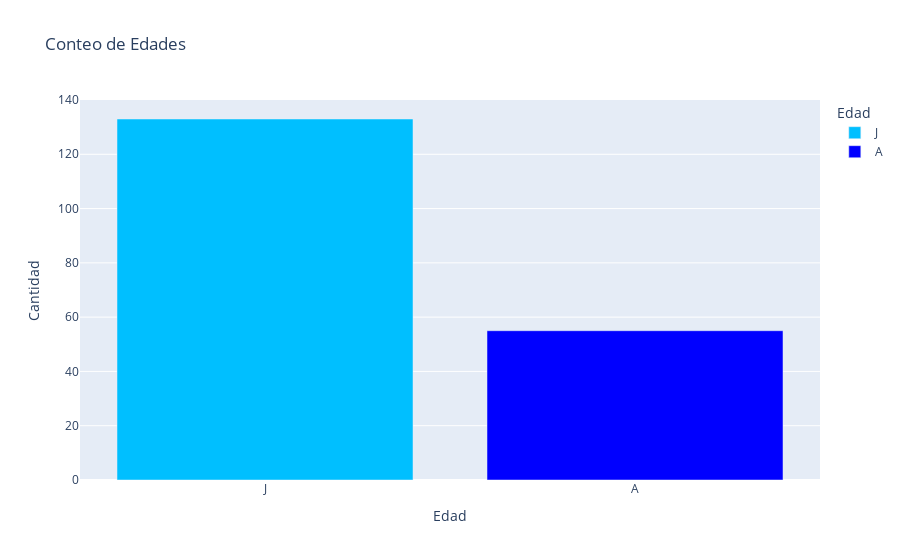

Notebook code for this chart:
### Markdown cell above
#### ¿Qué categoría de edad está más presente en los datos?

### Code cell
# Crear un DataFrame con el conteo de valores de edad
conteo_edad = df['edad'].value_counts().reset_index()
conteo_edad.columns = ['Edad', 'Conteo']

# Crear gráfica de barras
fig = px.bar(conteo_edad, x='Edad', y='Conteo', title='Conteo de Edades',
             labels={'Edad': 'Edad', 'Conteo': 'Cantidad'}, color='Edad',
             color_discrete_map={'J': 'deepskyblue', 'A': 'blue'})

# Desplegar figura
fig.show()

### Figure 1 — Plotly figure (JSON) as saved in the notebook; plotly's stock layout.template omitted (floating-point values rounded to 4 significant figures)
{"data": [{"alignmentgroup": "True", "hovertemplate": "Edad=%{x}<br>Cantidad=%{y}<extra></extra>", "legendgroup": "J", "marker": {"color": "deepskyblue", "pattern": {"shape": ""}}, "name": "J", "offsetgroup": "J", "orientation": "v", "showlegend": true, "textposition": "auto", "type": "bar", "x": ["J"], "xaxis": "x", "y": [133], "yaxis": "y"}, {"alignmentgroup": "True", "hovertemplate": "Edad=%{x}<br>Cantidad=%{y}<extra></extra>", "legendgroup": "A", "marker": {"color": "blue", "pattern": {"shape": ""}}, "name": "A", "offsetgroup": "A", "orientation": "v", "showlegend": true, "textposition": "auto", "type": "bar", "x": ["A"], "xaxis": "x", "y": [55], "yaxis": "y"}], "layout": {"barmode": "relative", "legend": {"title": {"text": "Edad"}, "tracegroupgap": 0}, "title": {"text": "Conteo de Edades"}, "xaxis": {"anchor": "y", "categoryarray": ["J", "A"], "categoryorder": "array", "domain": [0, 1], "title": {"text": "Edad"}}, "yaxis": {"anchor": "x", "domain": [0, 1], "title": {"text": "Cantidad"}}}}
